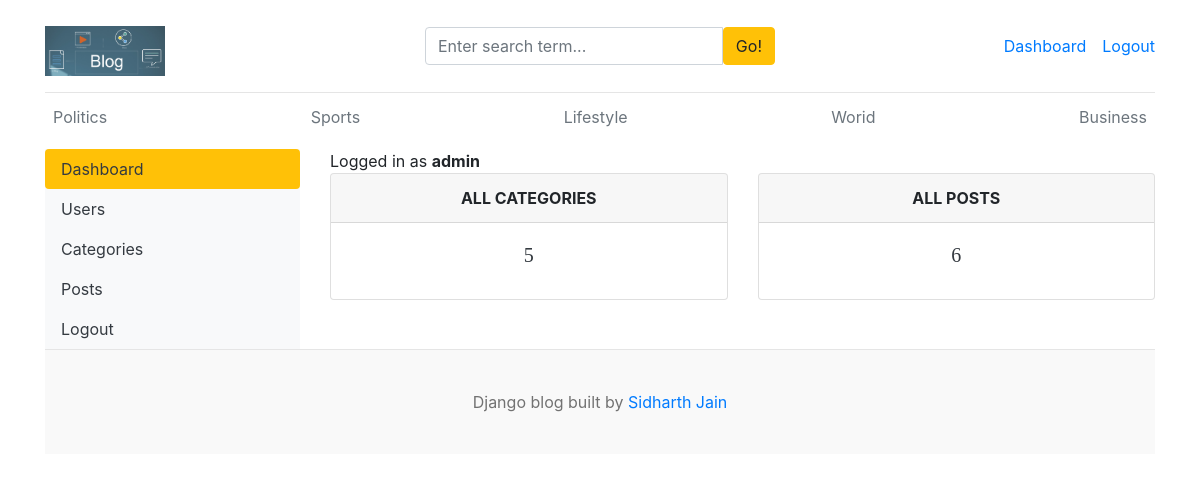
Screenshot of /dashboard/ (signed in) with the database file from the repository.
### blog_app/models.py (models this page shows, shortened)
class Category(models.Model):
    category_name = models.CharField(max_length=50,unique=True) # unique = True - one category by one name only
    created_at = models.DateTimeField(auto_now_add=True)
    updated_at = models.DateTimeField(auto_now=True)
    class Meta:
        verbose_name_plural = 'categories'

### dashboards/views.py (the view)
# urls.py: path('dashboard/',include('dashboards.urls')),
@login_required(login_url='login')
def dashboard(request):
    category_count = Category.objects.all().count()
    blogs_count = Blog.objects.all().count()
    context = {
        'category_count':category_count,
        'blogs_count':blogs_count,
    }
    return render(request,'dashboard/dashboard.html',context)

### blog_app/context_processors.py (called while the page is built)
def get_categories(request):
    categories = Category.objects.all()
    return dict(categories = categories)

def get_social_links(request):
    social_links = SocialLink.objects.all()
    return dict(social_links=social_links)

### templates/dashboard/dashboard.html
{% extends 'base.html' %}
{% block content %}
<div class="row">
    {% include 'dashboard/sidebar.html' %}
    <div class="col-md-9">
        <span>Logged in as <b>{{user}}</b></span>
        <div class="row">
            <div class="col">
                <div class="card border-default mb-3">
                    <div class="card-header text-center text-uppercase font-weight-bold">All Categories</div>
                    <div class="card-body text-dark">
                        <h5 class="card-title text-center">{{category_count}}</h5>
                    </div>
                </div>
            </div>
            <div class="col">
                <div class="card border-default mb-3">
                    <div class="card-header text-center text-uppercase font-weight-bold">All Posts</div>
                    <div class="card-body text-dark">
                        <h5 class="card-title text-center">{{blogs_count}}</h5>
                    </div>
                </div>
            </div>
        </div>
    </div>
</div>
{% endblock %}

### templates/base.html (shortened to what this page needs)
{% load static %}
<!DOCTYPE html>
<html lang="en">
<head>
    <link href="https://getbootstrap.com/docs/4.0/dist/css/bootstrap.min.css" rel="stylesheet">
    <link href="{% static 'css/blog.css'%}" rel="stylesheet">
    <link rel="stylesheet" href="https://cdnjs.cloudflare.com/ajax/libs/font-awesome/4.7.0/css/font-awesome.min.css">
</head>
<body>
    <div class="container">
        <header class="blog-header py-3">
            <div class="row flex-nowrap justify-content-between align-items-center">
            <div class="col-4 pt-1">
                <a class="blog-header-logo text-dark" href="/"><img src="{% static 'images/blog.jpg' %}" style="height:50px; width:120px;" alt="blog_logo_image" srcset=""></a>
            </div>
            <div class="col-4">
                <form action="{% url 'search' %}" method="GET">
                    <div class="input-group">
                        <input class="form-control" type="text" name="keyword" value="{{keyword}}" placeholder="Enter search term..." aria-label="Enter search term..." aria-describedby="button-search" />
                        <button class="btn btn-warning" id="button-search" type="submit">Go!</button>
                    </div>
                </form>
            </div>
            <div class="col-4 d-flex justify-content-end align-items-center">
                {% if not user.is_authenticated %}
                <a class="btn btn-sm btn-warning" href="{% url 'login' %}">Login</a> &nbsp;
                <a class="btn btn-sm btn-outline-secondary" href="{% url 'register' %}">Register</a>
                {% else %}
                <span><a href="{% url 'dashboard' %}">Dashboard</a></span>
                <span><a href="{% url 'logout' %}">Logout</a></span>
                {% endif %}
            </div>
            </div>
        </header>
    <div class="nav-scroller py-1 mb-2">
        <nav class="nav d-flex justify-content-between">
        {% for cat in categories %}
            <a class="p-2 text-muted" href="{% url 'posts_by_category' cat.pk %}">{{cat.category_name}}</a>
        {% endfor %}
        </nav>
    </div>
{% block content %}
{% endblock %}
    <footer class="blog-footer">
        <p>Django blog built by <a href="#">Sidharth Jain</a></p>
    </footer>
    </body>
</html>

### blog_main/static/css/blog.css (style rules this page uses)
.blog-header { border-bottom: 1px solid #e5e5e5; }
.blog-header-logo { font-family: "Playfair Display", Georgia, "Times New Roman", serif; font-size: 2.25rem; }
h1, h2, h3, h4, h5, h6 { font-family: "Playfair Display", Georgia, "Times New Roman", serif; }
.blog-footer { padding: 2.5rem 0; color: #727272; text-align: center; background-color: #f9f9f9; border-top: .05rem solid #e5e5e5; }
.blog-footer p:last-child { margin-bottom: 0; }

### rows the page displays
Category: category_name "Politics"
Category: category_name "Sports"
Category: category_name "Lifestyle"
Category: category_name "Worid"
Category: category_name "Business"

### other values shown
{{ user }} "admin"
{{ category_count }} "5"
{{ blogs_count }} "6"
